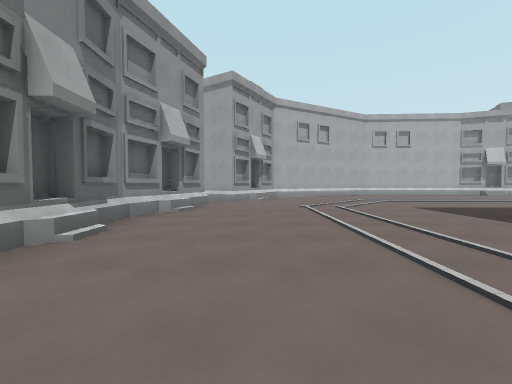
view 1 (above)

23 first-person views from a walk through a Godot game level. The camera is 1.3 m above the floor, tilts 2° down and sees 90° across. The floor is counted in squares, 2.4 m on a side. Each view is taken from the middle of a square. On the plan, view 1 faces up. The plan holds only what a view shows up to about 9 squares ahead; the rest is blank. The place goes on beyond the plan. Characters and animated objects are left out. Surface patterns are stand-ins for the level's own textures.

view 2
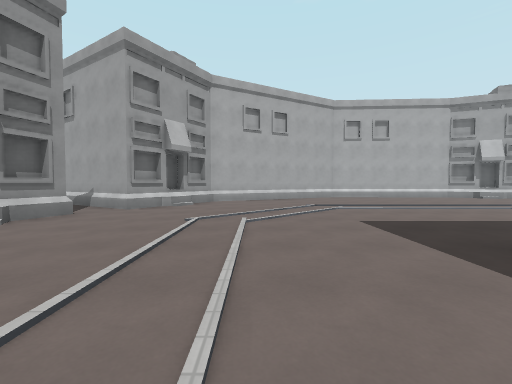

view 3
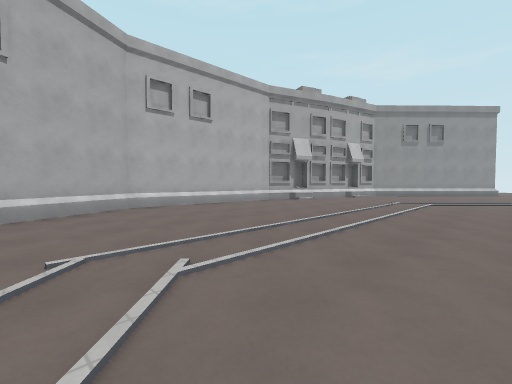

view 4
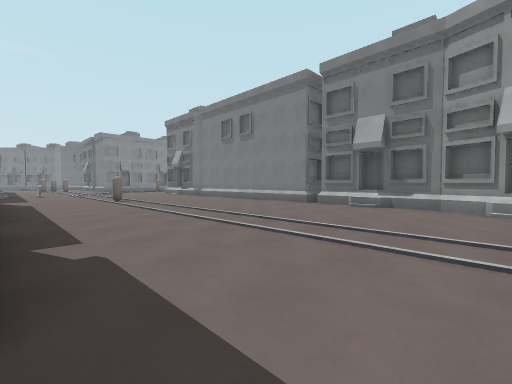

view 5
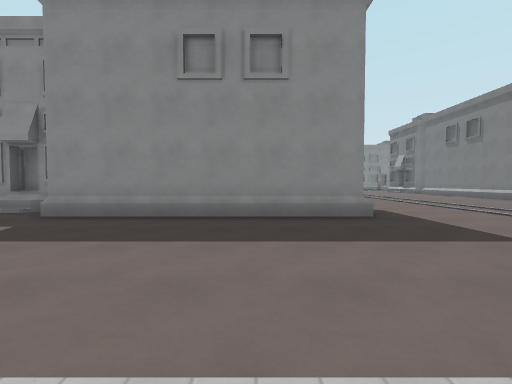

view 6
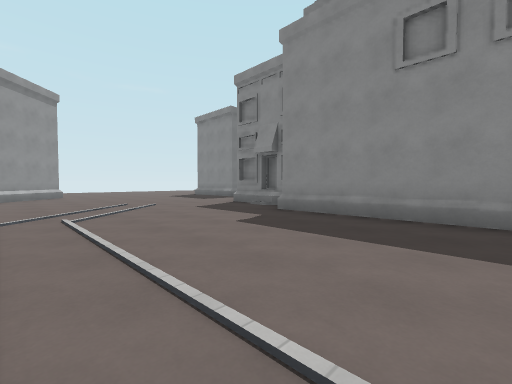

view 7
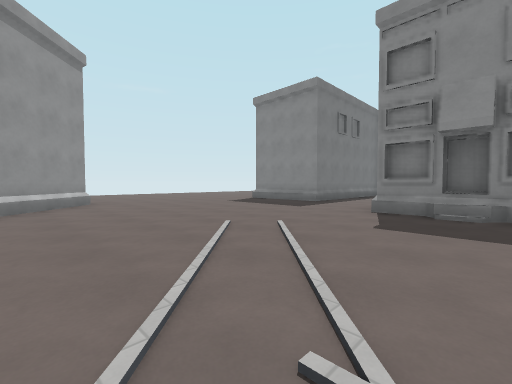

view 8
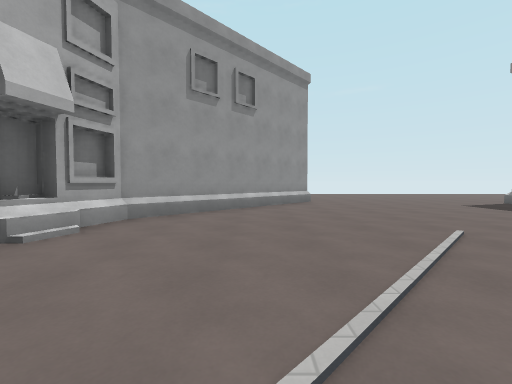

view 9
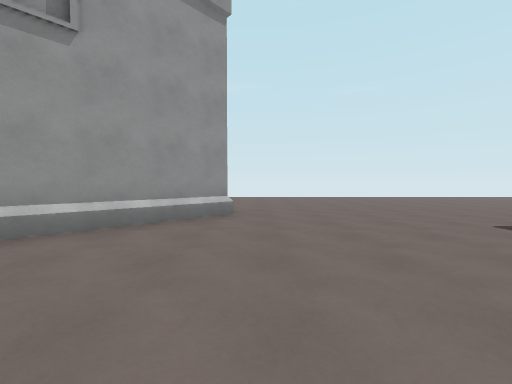

view 10
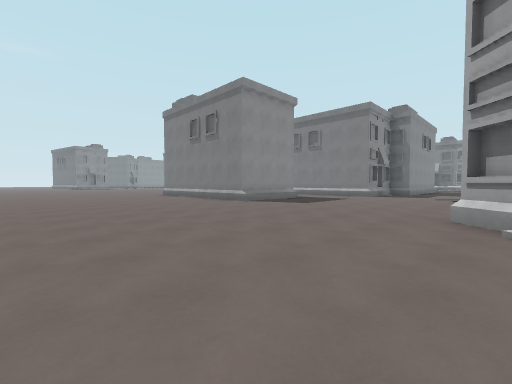

view 11
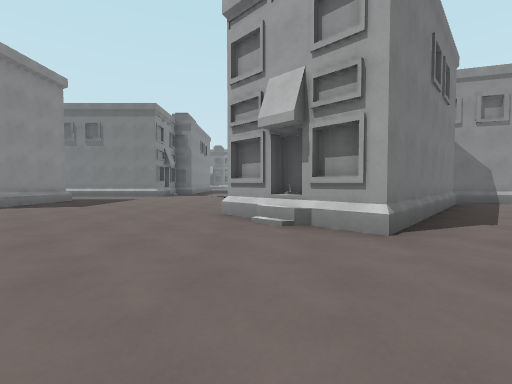

view 12
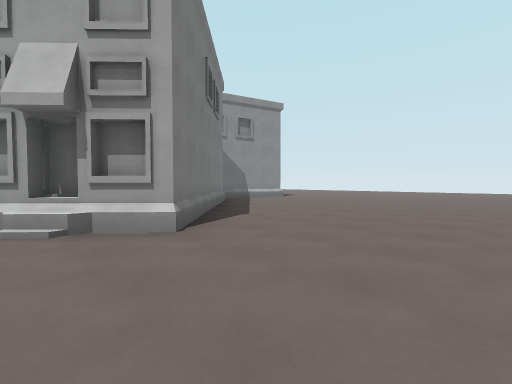

view 13
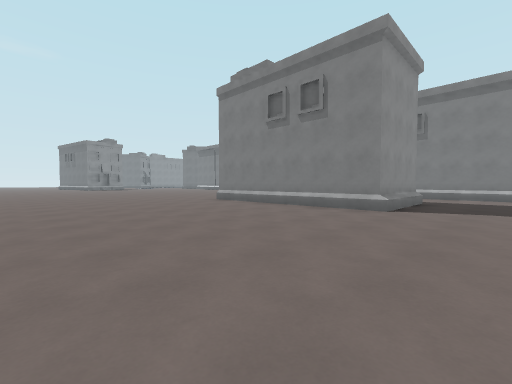

view 14
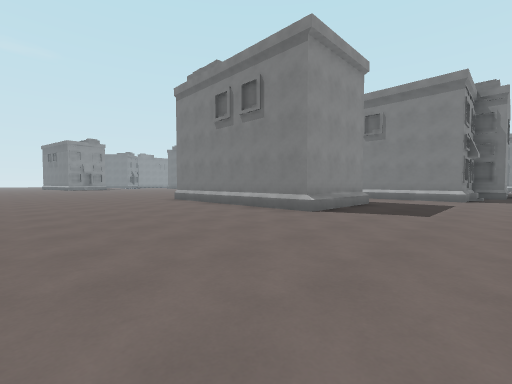

view 15
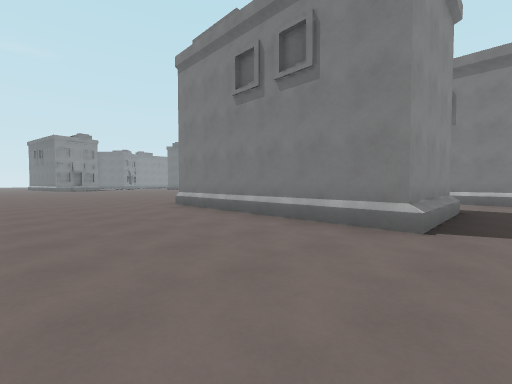

view 16
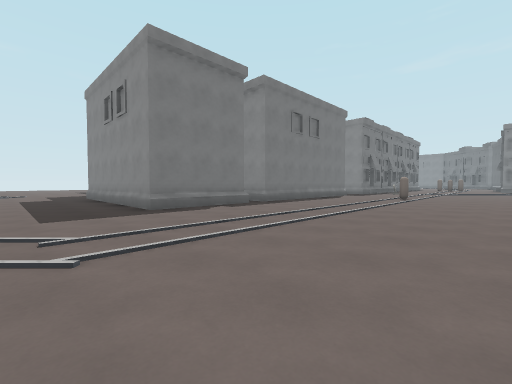

view 17
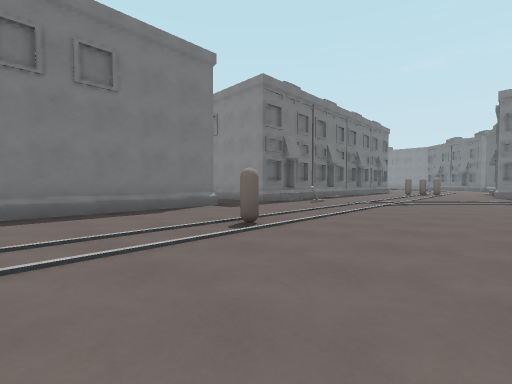

view 18
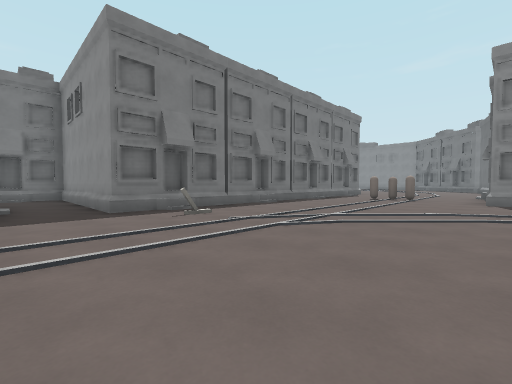

view 19
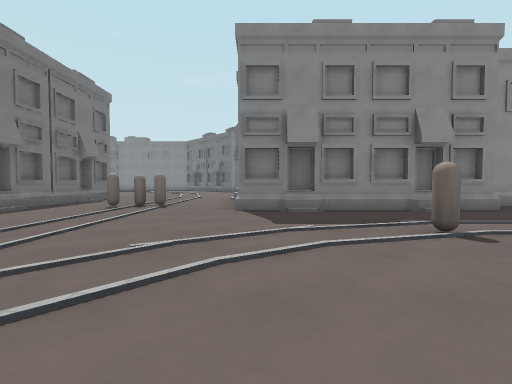

view 20
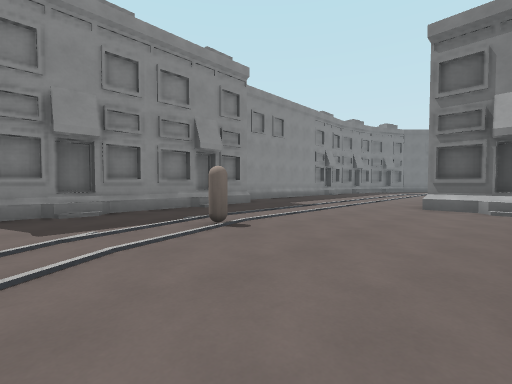

view 21
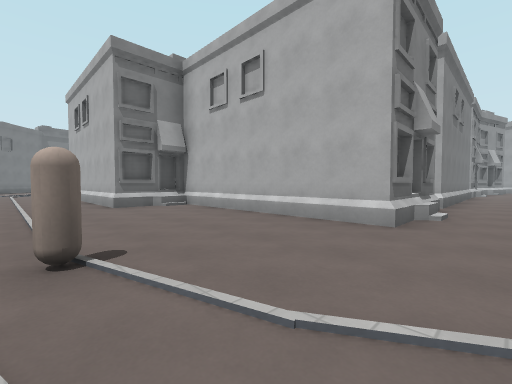

view 22
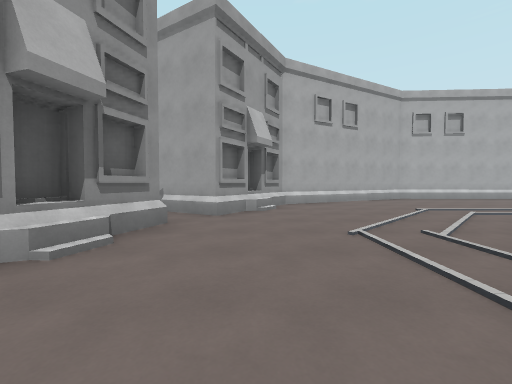

view 23
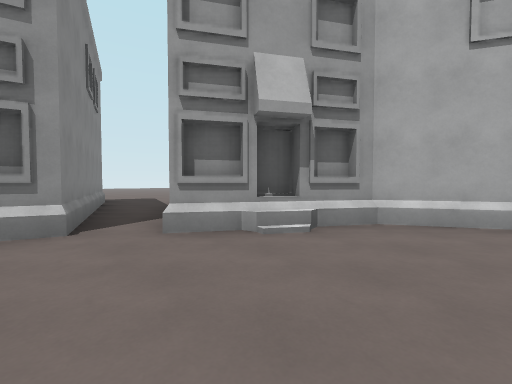

### Floor plan
Key: @ floor where view 1 was taken; # wall or solid block; . floor; / step, stairs or slope; B building; L lever; O other object.
Columns run from 12 left of view 1 to 22 right of it. Each row starts with its distance up from view 1.
 11              ###......#BB## #......
 10              #B...........####.....
  9       ...## B..............####....
  8       B...##/...............###B...
  7         ##...................##....
  6          ##........................
  5           #........................
  4           #......#####.............
  3           B.....##   #B#...........
  2           B.....#    B  ...........
  1          #B......       ...##......
  0          ##.@....#       ..  ......
 -1           #......            ......
 -2           #......            ......
 -3           #...O..            ......
 -4           #......    B      B......
 -5           #.......B..B#      ......
 -6           B..........B       ......
 -7     ######B....LB##          ......
 -8     #B........../#            .....
 -9   ###B........../              ..
-10 ................/
-11 .........O......B#
-12    .............B
-13     ...BBB/B..../
-14     ####### .OO.B    B
-15            #....B    B
-16             ....
-17             ....

Positions as (right, up) in squares from view 1, and headings:
1: (0, 0), facing up
2: (2, 2), facing up
3: (3, 6), facing up-right
4: (4, 5), facing down-left
5: (6, 8), facing down
6: (6, 8), facing down-right
7: (10, 8), facing down-right
8: (10, 8), facing right
9: (13, 6), facing right
10: (22, 7), facing down-left
11: (22, 7), facing left
12: (22, 7), facing up-left
13: (22, 3), facing down-left
14: (21, 4), facing down-left
15: (20, 2), facing down-left
16: (-1, 6), facing down-right
17: (-1, -1), facing down-right
18: (-1, -5), facing down-right
19: (-1, -8), facing down
20: (-1, -8), facing down-left
21: (-1, -11), facing up-left
22: (0, 3), facing up
23: (2, 6), facing up-left
